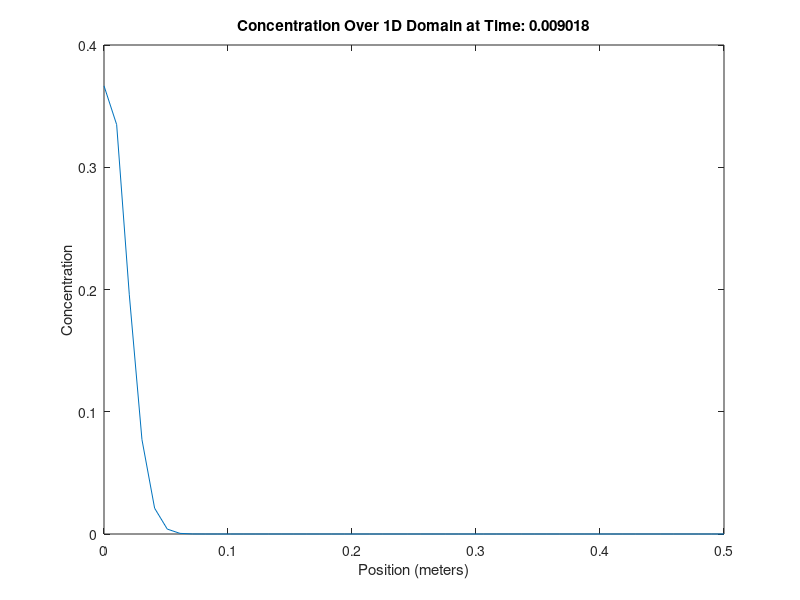
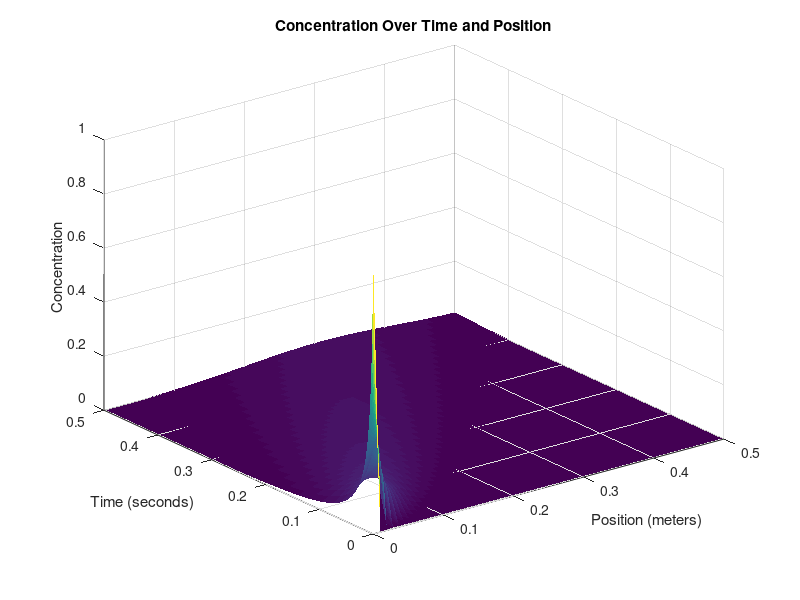

Recreate these plots in MATLAB, in order.
clear
close all
clc

% Define parameters
domain_length = 0.5;   % Domain length (meters)
discretization = 50;    % Number of spatial discretization points
dx = domain_length / (discretization - 1);

time_length = 0.5;      % Time length (seconds)
time_steps = 500;       % Number of time steps
dt = time_length / time_steps;

D = 0.01;               % Diffusion coefficient
velocity = 0.6;         % Constant velocity (m/s)
inflow_concentration = 1.0; % Constant solute concentration at the first cell

% Create a grid for space and time
x = linspace(0, domain_length, discretization);
t = linspace(0, time_length, time_steps);

% Initialize the concentration array (1D)
C = zeros(discretization, time_steps);

% Set up the diffusion-convection ODE
rejection_rate = 0; % No rejection

% Initial condition (as a column vector)
C(:, 1) = zeros(discretization, 1); % Initialize to 0 everywhere
C(1, 1) = inflow_concentration; % Set the inflow concentration at the first position

% Time-stepping loop
for k = 2:time_steps
    for i = 1:discretization
        % Calculate the second derivative in x direction
        d2Cdx2 = D * (C(min(i + 1, discretization), k-1) - 2 * C(i, k-1) + C(max(i - 1, 1), k-1)) / dx^2;
        
        % Calculate convection term
        if i == 1
            % Apply advection and inflow at the first cell
            dCdt_convection = -velocity * C(i, k-1) / dx;
            C(1, k) = inflow_concentration; % Fill the first cell with inflow concentration
        else
            % Apply advection term
            dCdt_convection = -velocity * (C(i, k-1) - C(i-1, k-1)) / dx;
        end

        % Apply the diffusion-convection equation
        C(i, k) = C(i, k-1) + dt * (d2Cdx2 - rejection_rate * C(i, k-1) + dCdt_convection);
    end
end

% Plot concentration at a specific time
time_index = 10;  % Change this index to select the time you want to visualize
figure;
plot(x, C(:, time_index));
xlabel('Position (meters)');
ylabel('Concentration');
title(['Concentration Over 1D Domain at Time: ' num2str(t(time_index))]);


% Create a 3D surface plot to visualize concentration over time and position
[T, X] = meshgrid(t, x);
figure;
h = surf(X, T, C); % Transpose removed here
xlabel('Position (meters)');
ylabel('Time (seconds)');
zlabel('Concentration');
title('Concentration Over Time and Position');

set(h,'LineStyle','none')
